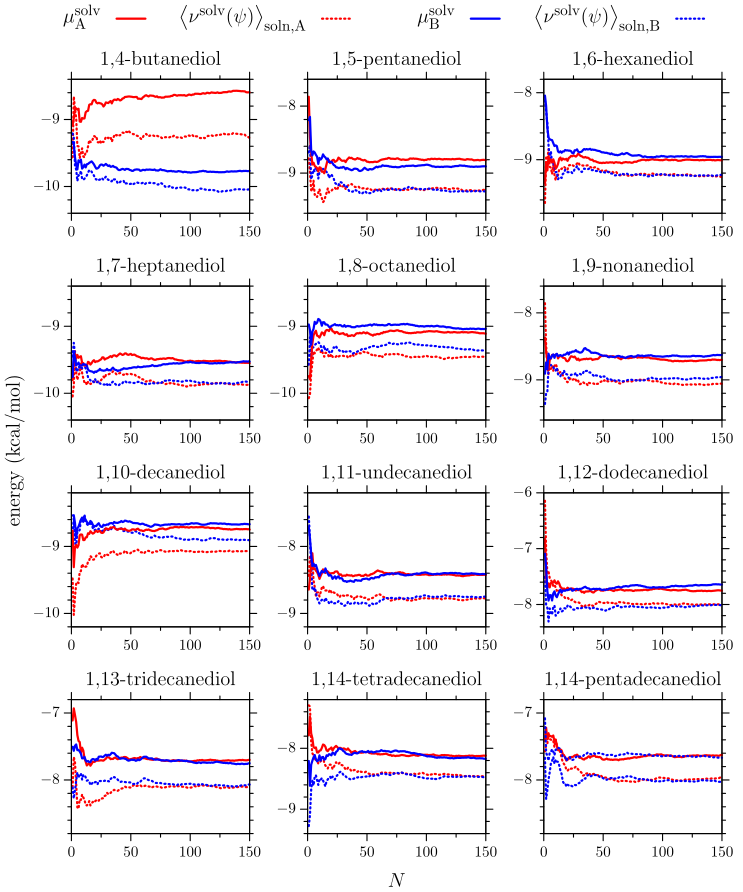

Reproduce this figure in gnuplot.
reset
#end to end distance distribution function ( butane decane pentadecane)
set style line 1 lt 8 lc rgb "black" lw 2
set linestyle 1 lc rgb "black" lw 4
set linestyle 2 lc rgb "forest-green" lw 4

set linestyle 3 lc rgb "red" lw 4
set linestyle 4 lc rgb "red" lw 3
set linestyle 5 lc rgb "red" lw 3
set linestyle 6 lc rgb "dark-red" lw 5

set linestyle 7 lc rgb "blue" lw 3
set linestyle 8 lc rgb "blue" lw 3
set linestyle 9 lc rgb "blue" lw 3 dt (1,1)
set linestyle 10 lc rgb "midnight-blue" lw 5 dt 3

set linestyle 10 lw 1 pt 4 ps 0.9 lc rgb "midnight-blue"

set terminal tikz createstyle color size 180mm,210mm
set output "figureS5_plt.tex"

set border lw 2
set key nobox
set key maxrows 1 outside center top vertical width 2 font ",15" samplen 2 spacing 2.5
set margin 7,1,1,5

set tics out

set yrange[-10.4:-8.4]
set xrange[0:150]
set ytics 1 offset 1,0
set mytics 5
set tics font ",11"
set xtics 50
set mxtics 2
set ylabel "energy (kcal/mol)" font ",15" offset -1,-25
set style fill solid 0.8 noborder
set multiplot layout 4,3 spacing 0.2
array tit[6] = ["$\\mu^\\text{solv}_\\text{A}$","$\\mu^\\text{solv}_\\text{B}$","$\\ev{\\nu^\\text{solv}(\\psi)}_\\text{soln,A}$","$\\ev{\\nu^\\text{solv}(\\psi)}_\\text{soln,B}$","$\\ev{\\nu^\\text{solv}(\\psi)}_\\text{iso}$","Flexible BAR"]
set title "1,4-butanediol" font ",15" offset 0,-0.5
plot "04diol/a.dat" u 1:5 every ::0::200 w l dt (0.5,1.5) lw 4 lc rgb "red" title tit[3] at 0.41,1 ,\
     "04diol/b.dat" u 1:5 every ::0::200 w l lw 4 dt (0.5,1.5) lc rgb "blue" title tit[4] at 0.91,1,\
     "04diol/a.dat" u 1:2 every ::0::200 w l lw 4 lc rgb "red" title tit[1] at 0.12,1,\
     "04diol/b.dat" u 1:2 every ::0::200 w l lw 4 lc rgb "blue" title tit[2] at 0.62,1
unset ylabel
set yrange[-9.6:-7.6]
set title "1,5-pentanediol" font ",15" offset 0,-0.5
plot "05diol/a.dat" u 1:5 every ::0::200 w l lw 4 dt (0.5,1.5) lc rgb "red" notitle ,\
     "05diol/b.dat" u 1:5 every ::0::200 w l lw 4 dt (0.5,1.5) lc rgb "blue" notitle ,\
     "05diol/a.dat" u 1:2 every ::0::200 w l lw 4 lc rgb "red" notitle,\
     "05diol/b.dat" u 1:2 every ::0::200 w l lw 4 lc rgb "blue" notitle
set yrange[-9.8:-7.8]
set title "1,6-hexanediol" font ",15" offset 0,-0.5
plot "06diol/a.dat" u 1:5 every ::0::200 w l lw 4 dt (0.5,1.5) lc rgb "red" notitle  ,\
     "06diol/b.dat" u 1:5 every ::0::200 w l lw 4 dt (0.5,1.5) lc rgb "blue" notitle ,\
     "06diol/a.dat" u 1:2 every ::0::200 w l lw 4 lc rgb "red" notitle,\
     "06diol/b.dat" u 1:2 every ::0::200 w l lw 4 lc rgb "blue" notitle 
set yrange[-10.4:-8.4]
set title "1,7-heptanediol" font ",15" offset 0,-0.5
plot "07diol/a.dat" u 1:5 every ::0::200 w l lw 4 dt (0.5,1.5) lc rgb "red" notitle  ,\
     "07diol/b.dat" u 1:5 every ::0::200 w l lw 4 dt (0.5,1.5) lc rgb "blue" notitle ,\
     "07diol/a.dat" u 1:2 every ::0::200 w l lw 4 lc rgb "red" notitle,\
     "07diol/b.dat" u 1:2 every ::0::200 w l lw 4 lc rgb "blue" notitle 
set yrange[-10.4:-8.4]
set title "1,8-octanediol" font ",15" offset 0,-0.5
plot "08diol/a.dat" u 1:5 every ::0::200 w l lw 4 dt (0.5,1.5) lc rgb "red" notitle  ,\
     "08diol/b.dat" u 1:5 every ::0::200 w l lw 4 dt (0.5,1.5) lc rgb "blue" notitle ,\
     "08diol/a.dat" u 1:2 every ::0::200 w l lw 4 lc rgb "red" notitle,\
     "08diol/b.dat" u 1:2 every ::0::200 w l lw 4 lc rgb "blue" notitle 
set yrange[-9.6:-7.6]
set title "1,9-nonanediol" font ",15" offset 0,-0.5
plot "09diol/a.dat" u 1:5 every ::0::200 w l lw 4 dt (0.5,1.5) lc rgb "red" notitle  ,\
     "09diol/b.dat" u 1:5 every ::0::200 w l lw 4 dt (0.5,1.5) lc rgb "blue" notitle ,\
     "09diol/a.dat" u 1:2 every ::0::200 w l lw 4 lc rgb "red" notitle,\
     "09diol/b.dat" u 1:2 every ::0::200 w l lw 4 lc rgb "blue" notitle 
set yrange[-10.2:-8.2]
set title "1,10-decanediol" font ",15" offset 0,-0.5
plot "10diol/a.dat" u 1:5 every ::0::200 w l lw 4 dt (0.5,1.5) lc rgb "red" notitle  ,\
     "10diol/b.dat" u 1:5 every ::0::200 w l lw 4 dt (0.5,1.5) lc rgb "blue" notitle ,\
     "10diol/a.dat" u 1:2 every ::0::200 w l lw 4 lc rgb "red" notitle,\
     "10diol/b.dat" u 1:2 every ::0::200 w l lw 4 lc rgb "blue" notitle 
set yrange[-9.2:-7.2]
set title "1,11-undecanediol" font ",15" offset 0,-0.5
plot "11diol/a.dat" u 1:5 every ::0::200 w l lw 4 dt (0.5,1.5) lc rgb "red" notitle  ,\
     "11diol/b.dat" u 1:5 every ::0::200 w l lw 4 dt (0.5,1.5) lc rgb "blue" notitle ,\
     "11diol/a.dat" u 1:2 every ::0::200 w l lw 4 lc rgb "red" notitle,\
     "11diol/b.dat" u 1:2 every ::0::200 w l lw 4 lc rgb "blue" notitle
set yrange[-8.4:-6]
set title "1,12-dodecanediol" font ",15" offset 0,-0.5
plot "12diol/a.dat" u 1:5 every ::0::200 w l lw 4 dt (0.5,1.5) lc rgb "red" notitle  ,\
     "12diol/b.dat" u 1:5 every ::0::200 w l lw 4 dt (0.5,1.5) lc rgb "blue" notitle ,\
     "12diol/a.dat" u 1:2 every ::0::200 w l lw 4 lc rgb "red" notitle,\
     "12diol/b.dat" u 1:2 every ::0::200 w l lw 4 lc rgb "blue" notitle
set yrange[-8.8:-6.8]
set title "1,13-tridecanediol" font ",15" offset 0,-0.5
plot "13diol/a.dat" u 1:5 every ::0::200 w l lw 4 dt (0.5,1.5) lc rgb "red" notitle  ,\
     "13diol/b.dat" u 1:5 every ::0::200 w l lw 4 dt (0.5,1.5) lc rgb "blue" notitle ,\
     "13diol/a.dat" u 1:2 every ::0::200 w l lw 4 lc rgb "red" notitle,\
     "13diol/b.dat" u 1:2 every ::0::200 w l lw 4 lc rgb "blue" notitle
set yrange[-9.4:-7.2]
set xlabel "$N$" font ",15" offset 0,-1
set title "1,14-tetradecanediol" font ",15" offset 0,-0.5
plot "14diol/a.dat" u 1:5 every ::0::200 w l lw 4 dt (0.5,1.5) lc rgb "red" notitle  ,\
     "14diol/b.dat" u 1:5 every ::0::200 w l lw 4 dt (0.5,1.5) lc rgb "blue" notitle ,\
     "14diol/a.dat" u 1:2 every ::0::200 w l lw 4 lc rgb "red" notitle,\
     "14diol/b.dat" u 1:2 every ::0::200 w l lw 4 lc rgb "blue" notitle
set yrange[-8.8:-6.8]
unset xlabel
set title "1,14-pentadecanediol" font ",15" offset 0,-0.5
plot "15diol/a.dat" u 1:5 every ::0::200 w l lw 4 dt (0.5,1.5) lc rgb "red" notitle  ,\
     "15diol/b.dat" u 1:5 every ::0::200 w l lw 4 dt (0.5,1.5) lc rgb "blue" notitle ,\
     "15diol/a.dat" u 1:2 every ::0::200 w l lw 4 lc rgb "red" notitle,\
     "15diol/b.dat" u 1:2 every ::0::200 w l lw 4 dt (0.5,1.5) lc rgb "blue" notitle
